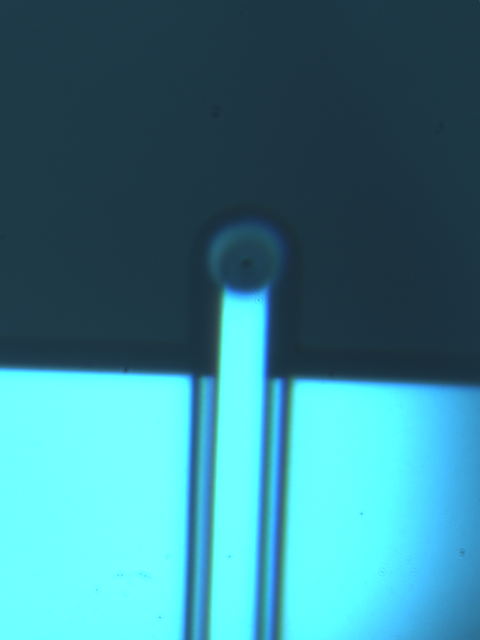
#> input picture templates/B642_ScubaE_C1.png, 960 x 1280 px (shown at 1/2 size)
$ python template_maker_ScubaE.py   (Python 2 division)
#> lines starting #> are read from the running program, lines starting #| are printed output that depends on the picture
import numpy as np
import pandas as pd
import os
import image_registration as ir
import matplotlib.pyplot as plt
from scipy.optimize import curve_fit
import cv2
from time import sleep
from skimage import img_as_ubyte
from copy import deepcopy

def rotateImage(image, angle):#parameter angel in degrees
    #print image[0]
    angle=float(angle)
    height,width=image.shape[0],image.shape[1]
    newwidth=float(width)*np.cos(angle/180*np.pi)+float(height)*np.sin(angle/180*np.pi)
    borderw= int(np.abs((newwidth-float(width))/2))
    newheight=float(height)*np.cos(angle/180*np.pi)+float(width)*np.sin(angle/180*np.pi)
    borderh= int(np.abs((newheight-float(height))/2))
    image_ = cv2.copyMakeBorder(image,borderh,borderh,borderw,borderw, cv2.BORDER_REPLICATE)
    height_, width_= image_.shape[0],image_.shape[1]
    image_center = (width/2+borderw, height/2+borderh)#rotation center
    rot_mat = cv2.getRotationMatrix2D(image_center,angle, 1)
    result = cv2.warpAffine(image_, rot_mat, (width_,height_), flags=cv2.INTER_LINEAR)
    result= result[borderh:height_-borderh,borderw:width_-borderw]
    return result


im = cv2.imread("B642_ScubaE_C1.png")
#> im is the input picture: shape (1280, 960, 3); mean B, G, R 142.7, 128.8, 56.9
img = cv2.cvtColor(im, cv2.COLOR_BGR2GRAY)
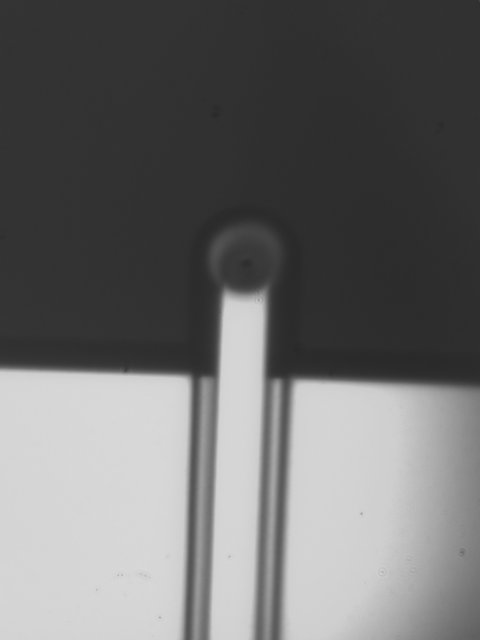
#> img: shape (1280, 960) (shown at 1/2 size); min 40, max 217, mean 108.9
h,w = img.shape[:2]
#> h = 1280; w = 960

bkg =  np.array([np.mean(im[:h/7,:,0]), np.mean(im[:h/7,:,1]), np.mean(im[:h/7,:,2])])
#> bkg = [69.54, 55.64, 29.16]
img_contrast =  np.sum(np.abs(im-bkg), axis=2)
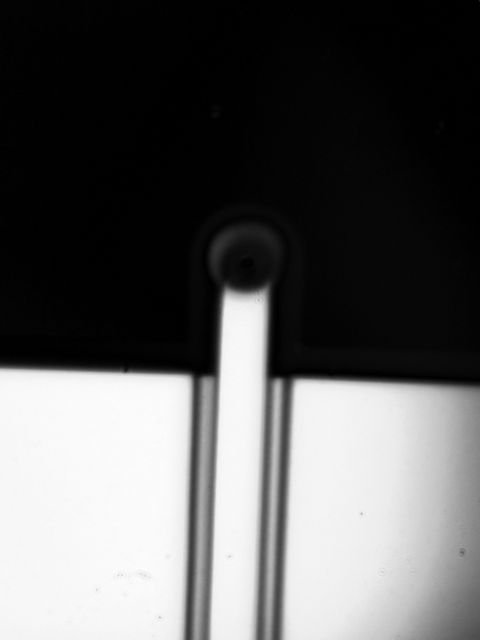
#> img_contrast: shape (1280, 960) float64 (shown at 1/2 size); min 0.974, max 483.7, mean 179.7; drawn with min black and max white
img_contrast /= np.max(img_contrast)
img_contrast = img_as_ubyte(img_contrast)
img_contrast_rot = rotateImage(img_as_ubyte(img_contrast), 2.3)
#> in rotateImage, `image_ = cv2.copyMakeBorder(image,borderh,borderh,borderw,borderw, cv2..`:
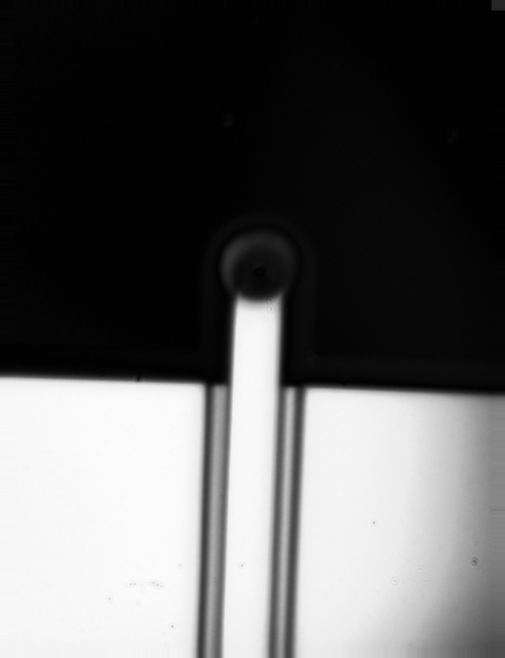
#> image_: shape (1316, 1010) (shown at 1/2 size); min 1, max 255, mean 94.1
#> in rotateImage, `result= result[borderh:height_-borderh,borderw:width_-borderw]`:
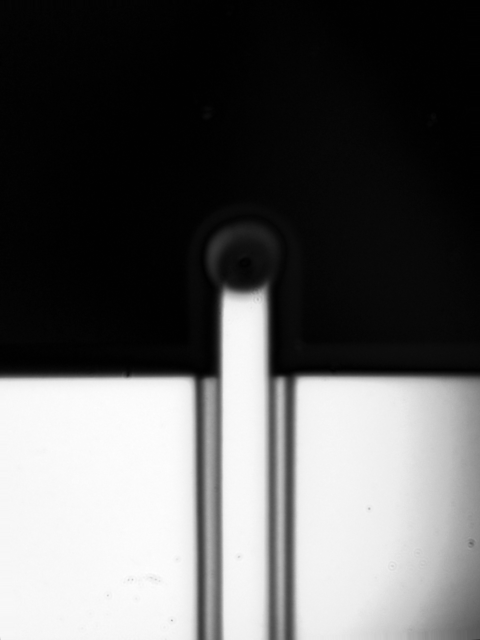
#> result: shape (1280, 960) (shown at 1/2 size); min 1, max 255, mean 95.3

plt.imshow(img_contrast_rot)
plt.show()
plt.clf()

tl = np.array([330,370])
br = tl + np.array([320,320])

plt.imsave('Scuba_E_template.png', img_contrast_rot[tl[1]:br[1],tl[0]:br[0]], cmap=plt.cm.gray)
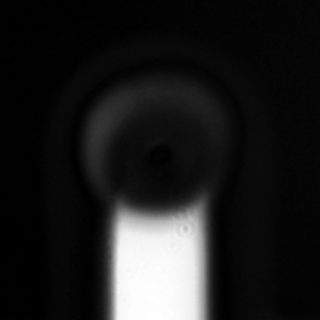
#> saved as Scuba_E_template.png: shape (320, 320, 3); min 0, max 255, mean 30.1

cv2.rectangle(img_contrast_rot,(tl[0],tl[1]), (br[0],br[1]), 255, 5)
cv2.circle(img_contrast_rot,(tl[0]+160,tl[1]+217), 10, (255), 10)
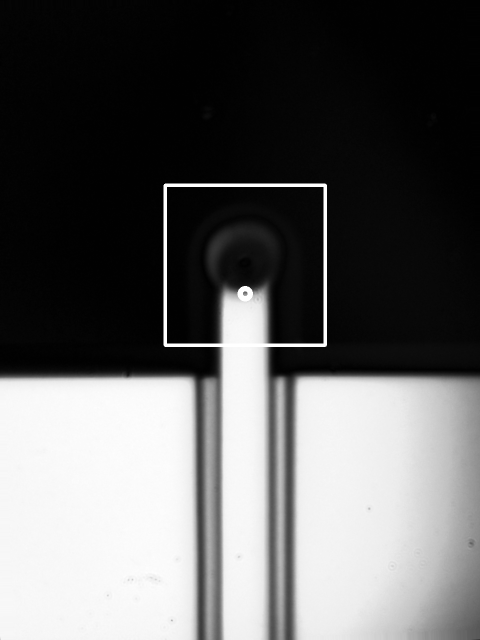
#> img_contrast_rot: shape (1280, 960) (shown at 1/2 size); min 1, max 255, mean 97.1

plt.imshow(img_contrast_rot)
plt.show()
plt.clf()

plt.imshow(img_contrast_rot[tl[1]:br[1],tl[0]:br[0]])
plt.show()
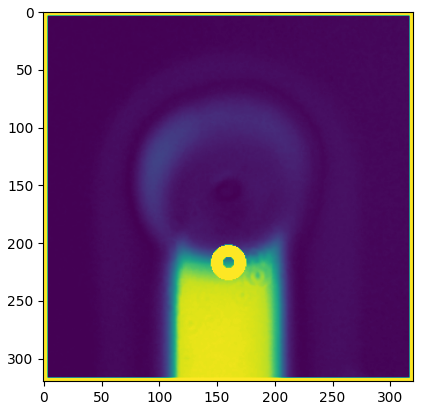
#> figure drawn by matplotlib, 1 panel
plt.clf()

$ run again, with templates/B640_ScubaE_C2.png copied over templates/B642_ScubaE_C1.png
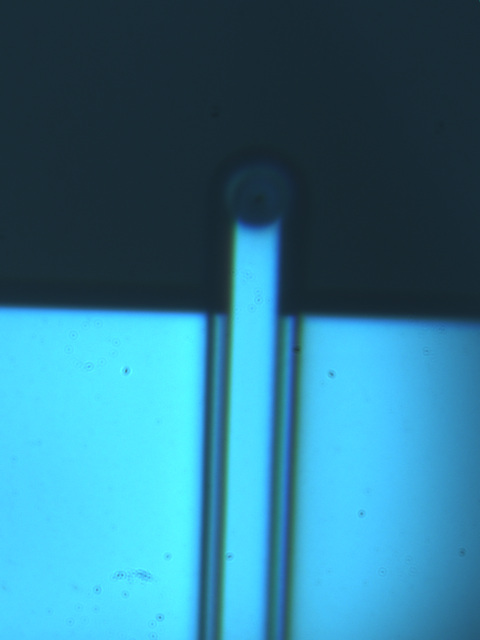
#> input picture templates/B640_ScubaE_C2.png, 960 x 1280 px (shown at 1/2 size)
#> im is the input picture: shape (1280, 960, 3); mean B, G, R 144.9, 119.6, 47.8
#> `img = cv2.cvtColor(im, cv2.COLOR_BGR2GRAY)`:
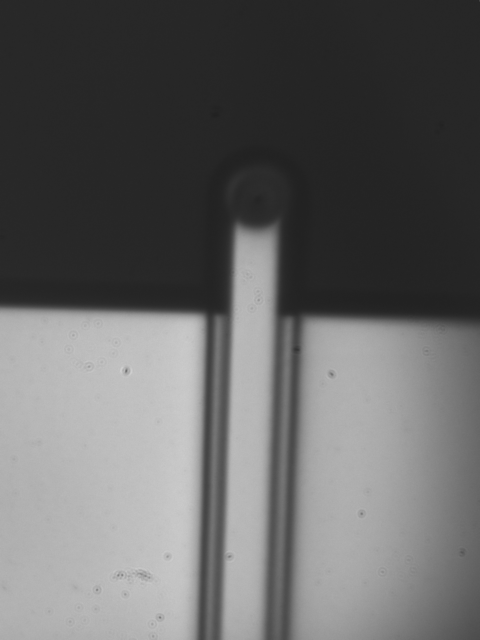
#> img: shape (1280, 960) (shown at 1/2 size); min 32, max 207, mean 101
#> bkg = [53.49, 43.24, 24.1]
#> `plt.show()`:
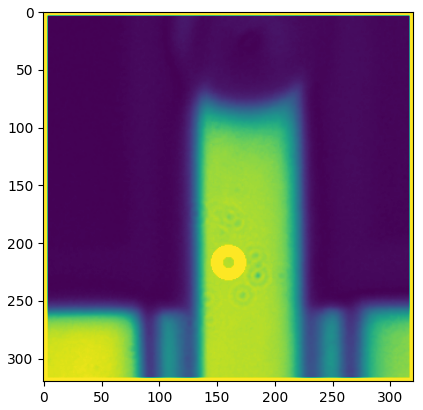
#> figure drawn by matplotlib, 1 panel

$ run again, with templates/B642_ScubaE_C2.png copied over templates/B642_ScubaE_C1.png
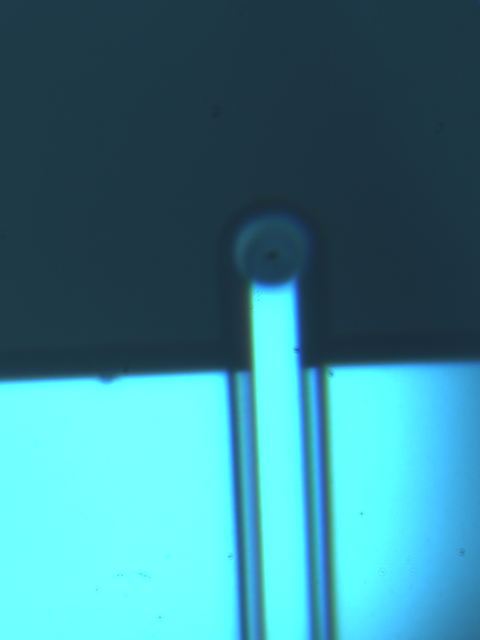
#> input picture templates/B642_ScubaE_C2.png, 960 x 1280 px (shown at 1/2 size)
#> im is the input picture: shape (1280, 960, 3); mean B, G, R 143.9, 129.7, 57.3
#> `img = cv2.cvtColor(im, cv2.COLOR_BGR2GRAY)`:
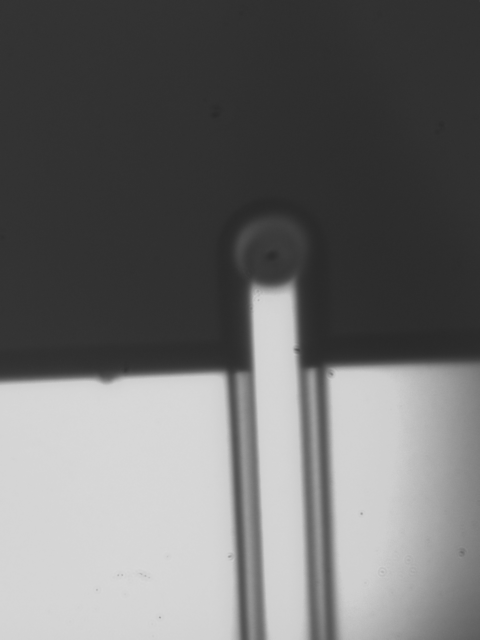
#> img: shape (1280, 960) (shown at 1/2 size); min 40, max 217, mean 109.7
#> bkg = [69.36, 55.49, 29.09]
#> `plt.show()`:
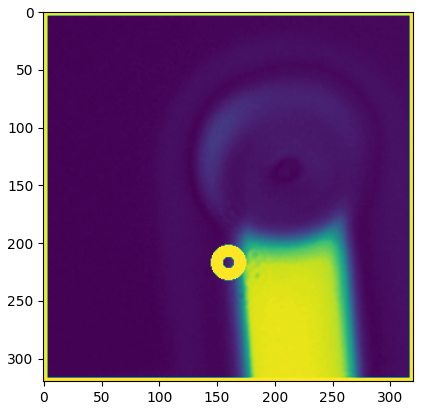
#> figure drawn by matplotlib, 1 panel

$ run again, with templates/B638_EP_C2_Mar13.png copied over templates/B642_ScubaE_C1.png
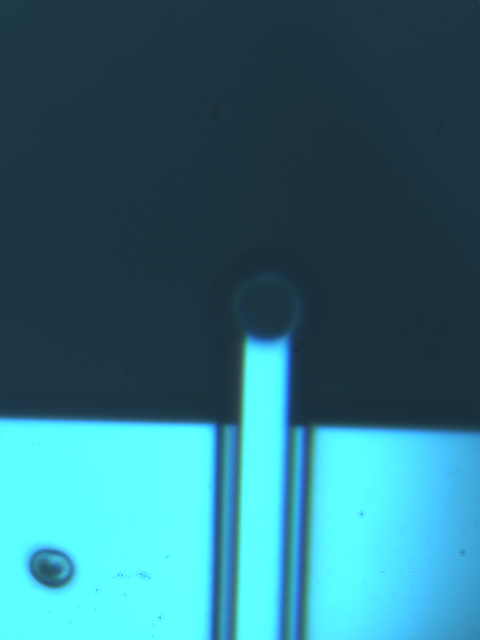
#> input picture templates/B638_EP_C2_Mar13.png, 960 x 1280 px (shown at 1/2 size)
#> im is the input picture: shape (1280, 960, 3); mean B, G, R 126.3, 111.8, 47.2
#> bkg = [67.02, 53.75, 28.5]
#> `plt.show()`:
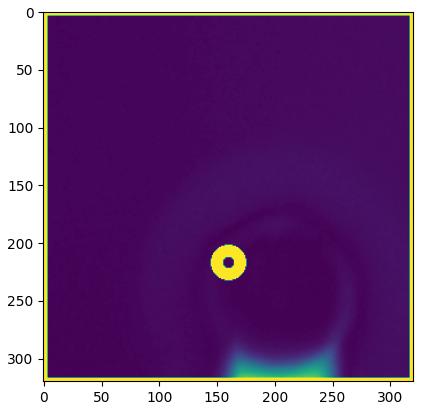
#> figure drawn by matplotlib, 1 panel
